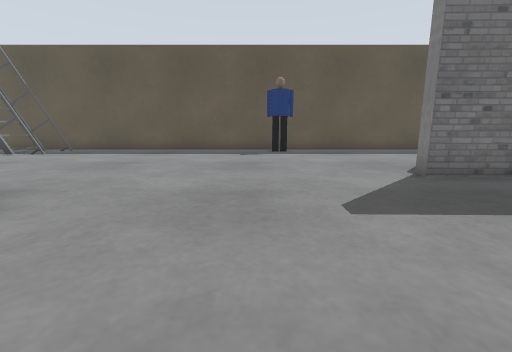
view 1 (above)

22 first-person views from a walk through a Gazebo world. The camera is 0.5 m above the floor, tilts 10° down and sees 90° across. The lines on the ground mark 1 m squares. The floor is counted in squares, 0.5 m on a side. Each view is taken from the middle of a square. On the plan, view 1 faces up. The plan holds only what a view shows up to about 11 squares ahead; the rest is blank. The place goes on beyond the plan. Simple shapes stand in for some stock models.

view 2
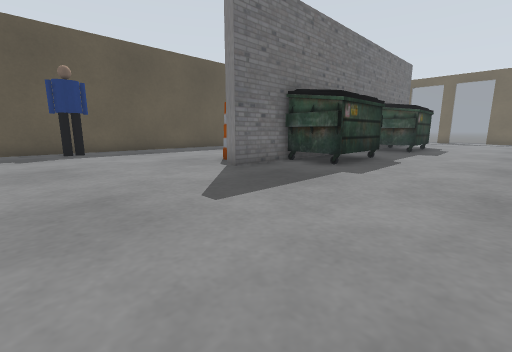

view 3
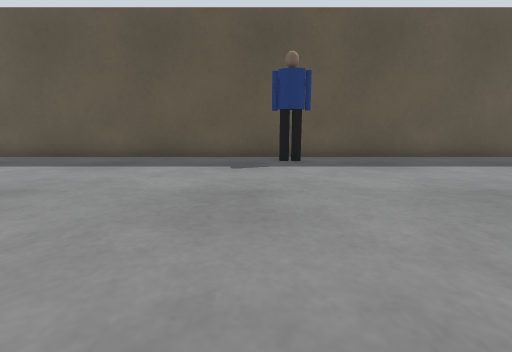

view 4
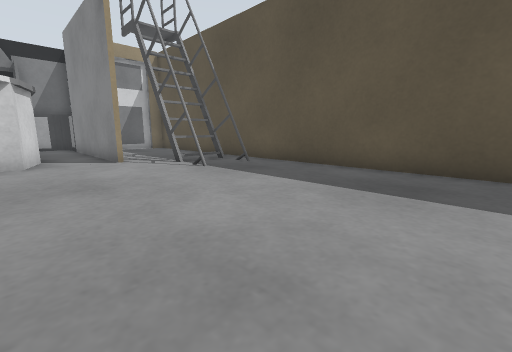

view 5
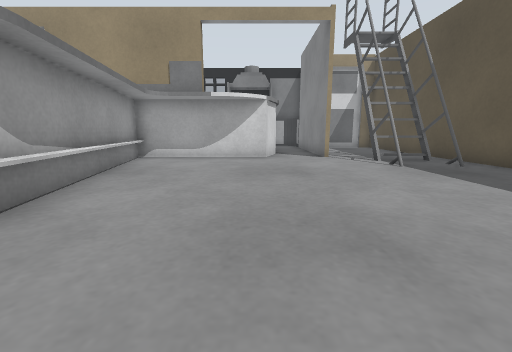

view 6
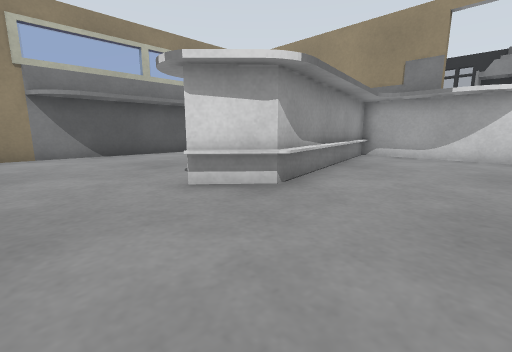

view 7
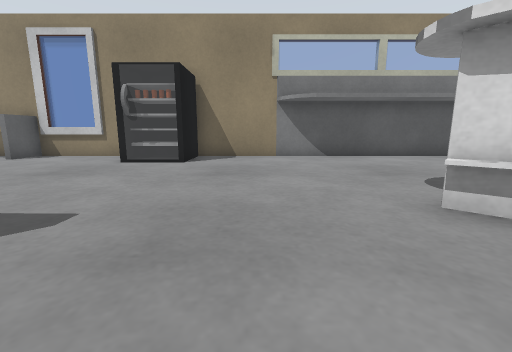

view 8
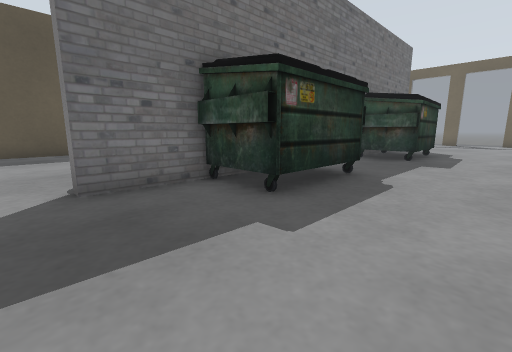

view 9
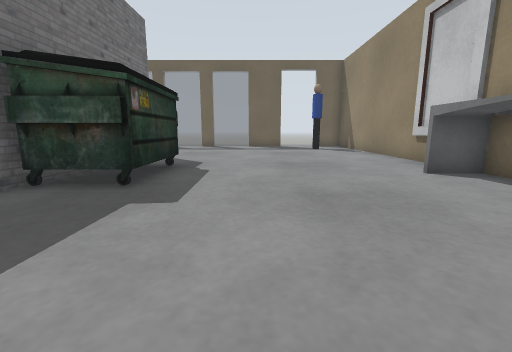

view 10
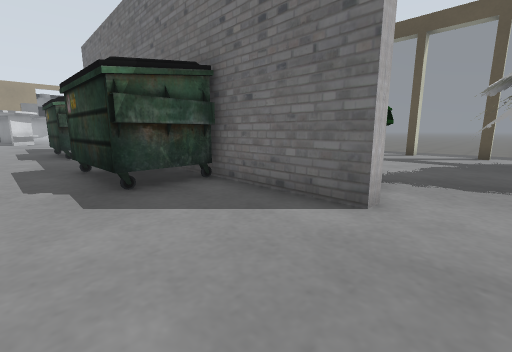

view 11
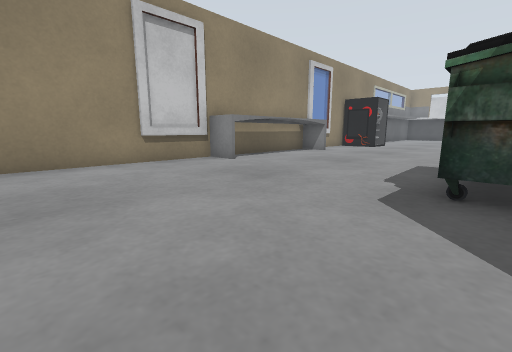

view 12
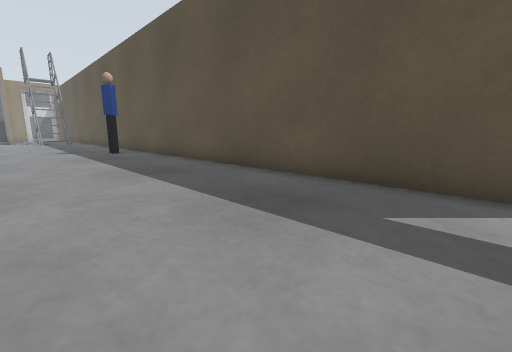

view 13
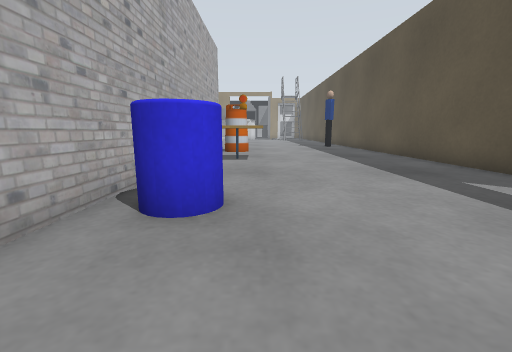

view 14
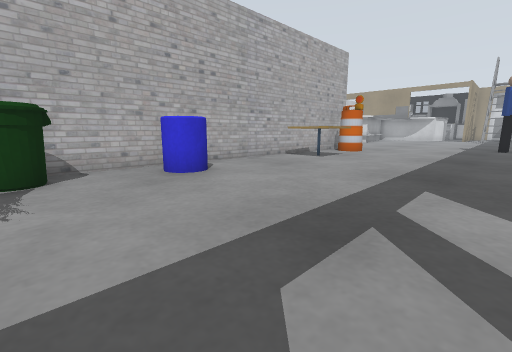

view 15
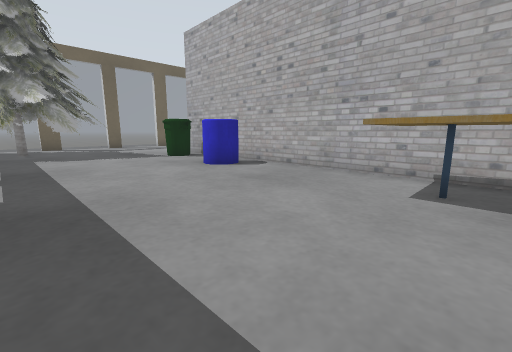

view 16
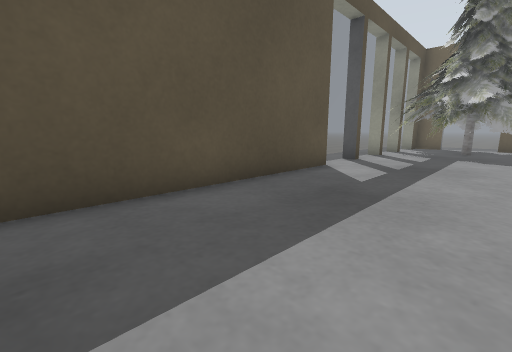

view 17
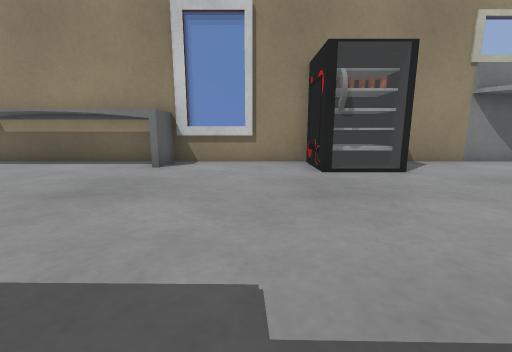

view 18
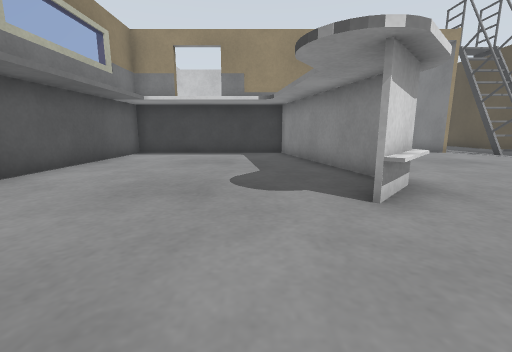

view 19
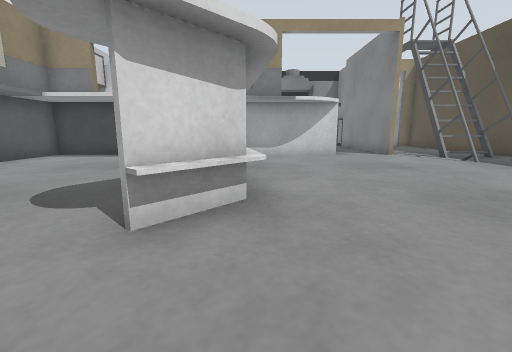

view 20
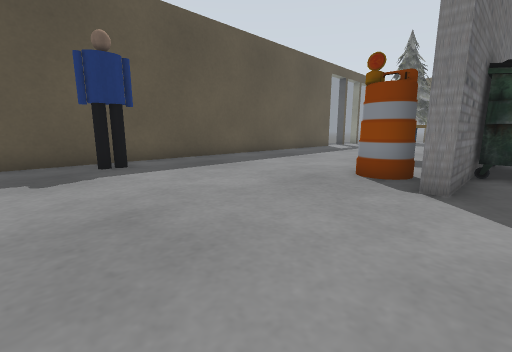

view 21
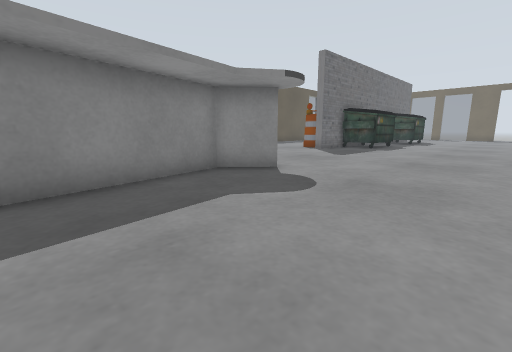

view 22
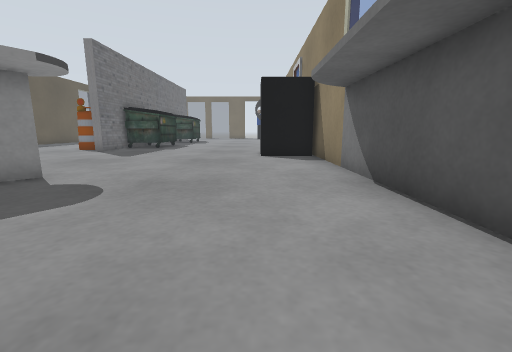

### Floor plan
Points are (right, up) in squares from view 1. A wall is a line through its corners. A room is listed if a view was taken in it or the views show most of it. See-through windows are left out.
Room 1 (views 1, 2, 3, 4, 5, 6, 7, 8, 9, 10, 11, 12, 13, 14, 15, 16, 17, 18, 19, 20, 21, 22)
walls: (6.6, 5.9) (17.6, 5.7); (11.7, 5.4) (3.8, 5.6) (3.8, 6); (1.4, -2.6) (3.1, -2.6); (-4.4, 4.2) (-3.1, 2.9); (-4.4, 1.6) (-5.3, 2.3) (-9.5, 1.6); (1.3, -4.4) (1.3, -2.2) (3.4, -2.2) (3.4, -4.4) (20, -4.4); (15, 13.9) (-13.5, 13.9); (18.8, 5.7) (18.8, 5.3) (15.3, 5.4); (-10.4, 3.5) (-5.1, 4.3); (-10.9, 5.8) (-10.9, 4); (-11.1, 6.2) (-11, 5.6); (-10, -3.2) (-3.1, -3.2) (-2.5, -3.4) (-2, -4); (-12.2, 7.6) (-11.5, 7.1) (-11.2, 6.5); (-11.8, 9.7) (-13.5, 9.7); (-13.6, 7.9) (-11.8, 7.3) (-11.3, 6.8) (-11, 6.2); (-11.9, -4.4) (2, -4.4)
low walls: (-4.8, 3.8) (-10.9, 2.4); (7.7, -4.5) (7.7, -3.2) (14.1, -3.2) (14.1, -4.5); (-9.7, 3.2) (-4.4, 4.2); (-10, 1.2) (-10, -3.2); (-11, 2.6) (-4.7, 3.9) (-3.4, 2.7)
objects: ladder (-13, 11) to (-10, 13); person (1, 12) to (2, 13); barrel (5, 7) to (6, 8); dumpster (6, 3) to (9, 5); cafe table (8, 7) to (10, 8); dumpster (12, 3) to (16, 5); other object (14, 7) to (15, 7); bin (17, 6) to (18, 7); pine tree (19, 10) to (20, 14)

Positions as (right, up) in squares from view 1, and headings:
1: (0, 0), facing up
2: (-1, 0), facing up-right
3: (0, 4), facing up
4: (-3, 7), facing up-left
5: (-2, 7), facing left
6: (-1, 7), facing down-left
7: (-1, 6), facing down
8: (3, 1), facing up-right
9: (8, 1), facing right
10: (20, 2), facing up-left
11: (20, 4), facing down-left
12: (14, 9), facing up-left
13: (18, 8), facing left
14: (18, 13), facing down-left
15: (8, 12), facing down-right
16: (8, 10), facing up-right
17: (5, 4), facing down
18: (0, 1), facing left
19: (-1, 4), facing left
20: (-1, 5), facing up-right
21: (-9, -2), facing up-right
22: (-9, -2), facing right
